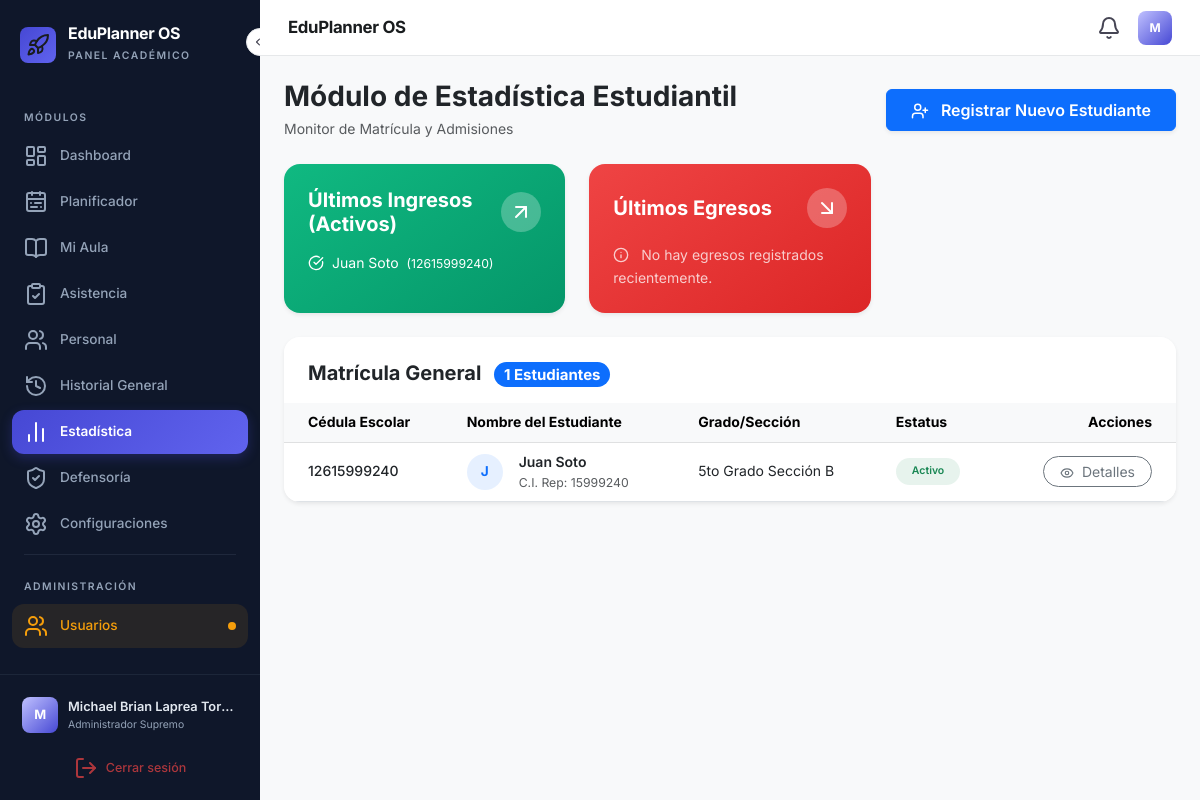
The app's page /estadistica_global (signed in) with its own data.
### backup_v3/app.py (models this page shows)
class Estudiante(db.Model):
    id = db.Column(db.Integer, primary_key=True)
    cedula_escolar = db.Column(db.String(30), unique=True, nullable=False)
    nombre_completo = db.Column(db.String(150), nullable=False)
    fecha_nacimiento = db.Column(db.Date, nullable=False)
    lugar_nacimiento = db.Column(db.String(100))
    genero = db.Column(db.String(20))
    num_acta = db.Column(db.String(50))
    num_oficio = db.Column(db.String(50))
    talla = db.Column(db.Float) # En cm
    peso = db.Column(db.Float) # En kg
    calzado = db.Column(db.String(10))
    tipaje = db.Column(db.String(10)) # Grupo sanguíneo
    vacunacion_completa = db.Column(db.String(20)) # Si/No/Parcial
    alergias = db.Column(db.String(200))
    neurodivergencia = db.Column(db.Boolean, default=False)
    neuro_detalle = db.Column(db.String(200))
    literal = db.Column(db.String(2))
    literal_escolar = db.Column(db.String(2))
    procedencia = db.Column(db.Text)
    plantel_procedencia = db.Column(db.String(150))
    email_estudiante = db.Column(db.String(120))
    es_repetidor = db.Column(db.Boolean, default=False)
    doc_partida = db.Column(db.Boolean, default=False)
    doc_sano = db.Column(db.Boolean, default=False)
    doc_vacuna = db.Column(db.Boolean, default=False)
    lateralidad = db.Column(db.String(20))
    nuevo_ingreso = db.Column(db.Boolean, default=False)
    institucion_procedencia = db.Column(db.String(150))
    estatus = db.Column(db.String(20), default='Activo') # Activo o Egreso
    fecha_registro = db.Column(db.DateTime, default=datetime.now)
    grado_id = db.Column(db.Integer, db.ForeignKey('grado.id'))
    representante_id = db.Column(db.Integer, db.ForeignKey('representante.id'))

class Representante(db.Model):
    id = db.Column(db.Integer, primary_key=True)
    cedula = db.Column(db.String(20), unique=True, nullable=False)
    nombre_completo = db.Column(db.String(100), nullable=False)
    telefono = db.Column(db.String(20))
    parentesco = db.Column(db.String(50)) # Madre, Padre, etc.
    email = db.Column(db.String(120))
    email_representante = db.Column(db.String(120))
    direccion_habitacion = db.Column(db.Text)
    direccion_completa = db.Column(db.Text)
    estudiantes = db.relationship('Estudiante', backref='representante_info', lazy=True)

class Grado(db.Model):
    id = db.Column(db.Integer, primary_key=True)
    nombre = db.Column(db.String(50), nullable=False)
    total_varones = db.Column(db.Integer, default=0)
    total_hembras = db.Column(db.Integer, default=0)
    usuario_id = db.Column(db.Integer, db.ForeignKey('usuario.id'), nullable=False)
    docente_info = db.relationship('Usuario', backref='grados_asignados', lazy=True)

### backup_v3/app.py (the view)
@app.route('/estadistica_global')
def estadistica_global():
    if not session.get('logeado'):
        return redirect(url_for('auth.login'))
    estudiantes = Estudiante.query.all() or []
    total_estudiantes = len(estudiantes)
    ultimos_ingresos = Estudiante.query.filter_by(estatus='Activo').order_by(Estudiante.fecha_registro.desc()).limit(3).all() or []
    ultimos_egresos = Estudiante.query.filter_by(estatus='Egreso').order_by(Estudiante.fecha_registro.desc()).limit(3).all() or []
    return render_template('estadistica.html',
                           estudiantes=estudiantes,
                           total_estudiantes=total_estudiantes,
                           ultimos_ingresos=ultimos_ingresos,
                           ultimos_egresos=ultimos_egresos,
                           grados=Grado.query.all() or [])

### backup_v3/app.py (called while the page is built)
@app.context_processor
def inyectar_datos_globales():
    return dict(
        mis_permisos=session.get('permisos', ''),
        mi_rol=session.get('nombre_rol', 'Sin Rol'),
        total_anuncios=Anuncio.query.count(),
        hoy_str=datetime.now().strftime('%d/%m/%Y')
    )

### backup_v3/templates/estadistica.html (shortened to what this page needs)
{% extends 'base.html' %}
{% block content %}
<div class="content-header mb-4">
    <div class="d-flex justify-content-between align-items-center">
        <div>
            <h2 class="h3 fw-bold mb-1 text-dark">Módulo de Estadística Estudiantil</h2>
            <p class="text-muted mb-0">Monitor de Matrícula y Admisiones</p>
        </div>
        <div>
            <button type="button" class="btn btn-primary px-4 py-2 fw-semibold shadow-sm" data-bs-toggle="modal" data-bs-target="#modalRegistro">
                <i data-lucide="user-plus" class="me-2" style="width:18px;height:18px;vertical-align:text-bottom;"></i>
                Registrar Nuevo Estudiante
            </button>
        </div>
    </div>
</div>
<div class="row g-4 mb-4">
    <div class="col-12 col-md-6 col-lg-4">
        <div class="card border-0 shadow-sm h-100 rounded-4" style="background: linear-gradient(145deg, #10b981, #059669); color: white;">
            <div class="card-body p-4">
                <div class="d-flex justify-content-between align-items-center mb-3">
                    <h5 class="fw-bold mb-0">Últimos Ingresos (Activos)</h5>
                    <div class="p-2 rounded-circle bg-white bg-opacity-25">
                        <i data-lucide="arrow-up-right" class="text-white"></i>
                    </div>
                </div>
                {% if ultimos_ingresos %}
                    <ul class="list-unstyled mb-0">
                    {% for est in ultimos_ingresos %}
                        <li class="mb-2 d-flex align-items-center">
                            <i data-lucide="check-circle" class="me-2" style="width: 16px; height: 16px;"></i>
                            <span class="opacity-90">{{ est.nombre_completo }} <small class="ms-1">({{ est.cedula_escolar }})</small></span>
                        </li>
                    {% endfor %}
                    </ul>
                {% else %}
                    <p class="mb-0 opacity-75"><i data-lucide="info" class="me-2" style="width: 16px; height: 16px; margin-top:-2px;"></i> No hay ingresos registrados recientemente.</p>
                {% endif %}
            </div>
        </div>
    </div>
    <div class="col-12 col-md-6 col-lg-4">
        <div class="card border-0 shadow-sm h-100 rounded-4" style="background: linear-gradient(145deg, #ef4444, #dc2626); color: white;">
            <div class="card-body p-4">
                <div class="d-flex justify-content-between align-items-center mb-3">
                    <h5 class="fw-bold mb-0">Últimos Egresos</h5>
                    <div class="p-2 rounded-circle bg-white bg-opacity-25">
                        <i data-lucide="arrow-down-right" class="text-white"></i>
                    </div>
                </div>
                {% if ultimos_egresos %}
                    <ul class="list-unstyled mb-0">
                    {% for est in ultimos_egresos %}
                        <li class="mb-2 d-flex align-items-center">
                            <i data-lucide="x-circle" class="me-2" style="width: 16px; height: 16px;"></i>
                            <span class="opacity-90">{{ est.nombre_completo }} <small class="ms-1">({{ est.cedula_escolar }})</small></span>
                        </li>
                    {% endfor %}
                    </ul>
                {% else %}
                    <p class="mb-0 opacity-75"><i data-lucide="info" class="me-2" style="width: 16px; height: 16px; margin-top:-2px;"></i> No hay egresos registrados recientemente.</p>
                {% endif %}
            </div>
        </div>
    </div>
</div>
<div class="card border-0 shadow-sm rounded-4 overflow-hidden mb-4">
    <div class="card-header bg-white border-bottom-0 pt-4 pb-3 px-4 d-flex justify-content-between align-items-center">
        <h5 class="mb-0 fw-bold text-dark">Matrícula General <span class="badge bg-primary text-white ms-2 rounded-pill">{{ total_estudiantes }} Estudiantes</span></h5>
    </div>
    <div class="card-body p-0">
        <div class="table-responsive">
            <table class="table table-hover align-middle mb-0">
                <thead class="table-light">
                    <tr>
                        <th class="ps-4">Cédula Escolar</th>
                        <th>Nombre del Estudiante</th>
                        <th>Grado/Sección</th>
                        <th>Estatus</th>
                        <th class="text-end pe-4">Acciones</th>
                    </tr>
                </thead>
                <tbody>
                    {% for est in estudiantes %}
                    <tr>
                        <td class="ps-4 fw-medium">{{ est.cedula_escolar }}</td>
                        <td>
                            <div class="d-flex align-items-center">
                                <div class="bg-primary bg-opacity-10 text-primary rounded-circle d-flex align-items-center justify-content-center me-3 fw-bold" style="width:36px;height:36px;font-size:0.85rem;">
                                    {{ est.nombre_completo[0]|upper }}
                                </div>
                                <div>
                                    <div class="fw-semibold text-dark">{{ est.nombre_completo }}</div>
                                    <div class="text-muted small">C.I. Rep: {{ est.representante_info.cedula if est.representante_info else 'N/A' }}</div>
                                </div>
                            </div>
                        </td>
                        <td>
                            {% if est.grado_id %}
                                {% for g in grados %}
                                    {% if g.id == est.grado_id %}{{ g.nombre }}{% endif %}
                                {% endfor %}
                            {% else %}
                                <span class="text-muted">No Asignado</span>
                            {% endif %}
                        </td>
                        <td>
                            {% if est.estatus == 'Activo' %}
                            <span class="badge bg-success bg-opacity-10 text-success rounded-pill px-3 py-2 fw-semibold">Activo</span>
                            {% else %}
                            <span class="badge bg-danger bg-opacity-10 text-danger rounded-pill px-3 py-2 fw-semibold">Egreso</span>
                            {% endif %}
                        </td>
                        <td class="text-end pe-4">
                            <a href="{{ url_for('academico.perfil_estudiante', id=est.id) }}" class="btn btn-sm btn-outline-secondary rounded-pill px-3">
                                <i data-lucide="eye" class="me-1" style="width:14px;height:14px;"></i> Detalles
                            </a>
                        </td>
                    </tr>
                    {% endfor %}
                </tbody>
            </table>
        </div>
    </div>
</div>
{% endblock %}

### records on screen
Estudiante: nombre_completo "Juan Soto", cedula_escolar "12615999240", nombre_completo "J", representante_info "15999240", estatus "Activo"
Grado: nombre "5to Grado Sección B"

### other values on screen
{{ session.get('nombre_completo', 'U')[0] | upper }} "M"
{{ session.get('nombre_completo', 'Usuario') }} "Michael Brian Laprea Tor…"
{{ mi_rol }} "Administrador Supremo"
{{ total_estudiantes }} "1"
